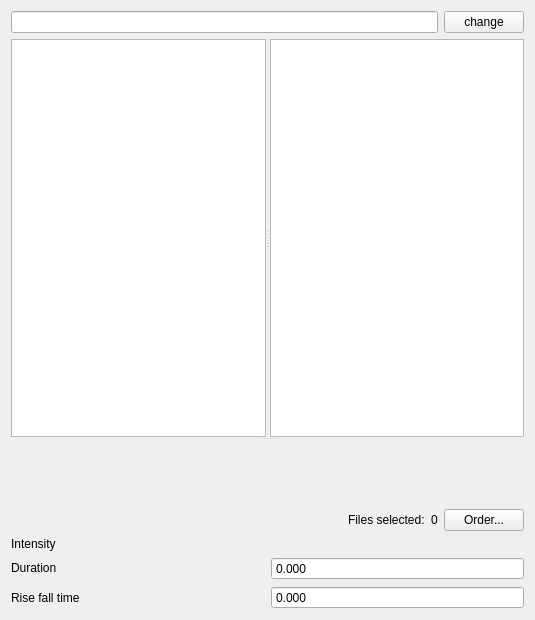
<?xml version="1.0" encoding="UTF-8"?>
<ui version="4.0">
 <class>VocalParameterWidget</class>
 <widget class="QWidget" name="VocalParameterWidget">
  <property name="geometry">
   <rect>
    <x>0</x>
    <y>0</y>
    <width>535</width>
    <height>620</height>
   </rect>
  </property>
  <property name="windowTitle">
   <string>Vocalization</string>
  </property>
  <layout class="QVBoxLayout" name="verticalLayout">
   <item>
    <layout class="QHBoxLayout" name="horizontalLayout_6">
     <item>
      <widget class="QLineEdit" name="wavrootdirLnedt"/>
     </item>
     <item>
      <widget class="QPushButton" name="wavrootdirBtn">
       <property name="text">
        <string>change</string>
       </property>
      </widget>
     </item>
    </layout>
   </item>
   <item>
    <widget class="QSplitter" name="splitter_2">
     <property name="orientation">
      <enum>Qt::Vertical</enum>
     </property>
     <widget class="QSplitter" name="splitter">
      <property name="orientation">
       <enum>Qt::Horizontal</enum>
      </property>
      <widget class="QTreeView" name="filetreeView"/>
      <widget class="QListView" name="filelistView">
       <property name="sizePolicy">
        <sizepolicy hsizetype="Expanding" vsizetype="Expanding">
         <horstretch>0</horstretch>
         <verstretch>0</verstretch>
        </sizepolicy>
       </property>
       <property name="selectionMode">
        <enum>QAbstractItemView::ExtendedSelection</enum>
       </property>
      </widget>
     </widget>
     <widget class="SpecWidget" name="specPreview" native="true">
      <property name="sizePolicy">
       <sizepolicy hsizetype="Preferred" vsizetype="Expanding">
        <horstretch>0</horstretch>
        <verstretch>0</verstretch>
       </sizepolicy>
      </property>
      <property name="minimumSize">
       <size>
        <width>0</width>
        <height>0</height>
       </size>
      </property>
     </widget>
    </widget>
   </item>
   <item>
    <layout class="QHBoxLayout" name="horizontalLayout">
     <item>
      <spacer name="horizontalSpacer">
       <property name="orientation">
        <enum>Qt::Horizontal</enum>
       </property>
       <property name="sizeHint" stdset="0">
        <size>
         <width>40</width>
         <height>20</height>
        </size>
       </property>
      </spacer>
     </item>
     <item>
      <widget class="QLabel" name="label">
       <property name="text">
        <string>Files selected:</string>
       </property>
      </widget>
     </item>
     <item>
      <widget class="QLabel" name="nfiles">
       <property name="text">
        <string>0</string>
       </property>
      </widget>
     </item>
     <item>
      <widget class="QPushButton" name="orderBtn">
       <property name="text">
        <string>Order...</string>
       </property>
      </widget>
     </item>
    </layout>
   </item>
   <item>
    <layout class="QGridLayout" name="gridLayout_5">
     <item row="3" column="1">
      <widget class="SmartSpinBox" name="risefallSpnbx">
       <property name="buttonSymbols">
        <enum>QAbstractSpinBox::NoButtons</enum>
       </property>
       <property name="decimals">
        <number>3</number>
       </property>
       <property name="maximum">
        <double>500.000000000000000</double>
       </property>
      </widget>
     </item>
     <item row="0" column="1">
      <widget class="IncrementInput" name="dbSpnbx" native="true"/>
     </item>
     <item row="1" column="0">
      <widget class="QLabel" name="label_32">
       <property name="sizePolicy">
        <sizepolicy hsizetype="Preferred" vsizetype="Fixed">
         <horstretch>0</horstretch>
         <verstretch>0</verstretch>
        </sizepolicy>
       </property>
       <property name="text">
        <string>Duration</string>
       </property>
      </widget>
     </item>
     <item row="0" column="0">
      <widget class="QLabel" name="label_42">
       <property name="text">
        <string>Intensity</string>
       </property>
      </widget>
     </item>
     <item row="3" column="0">
      <widget class="QLabel" name="label_40">
       <property name="text">
        <string>Rise fall time</string>
       </property>
      </widget>
     </item>
     <item row="1" column="1">
      <widget class="SmartSpinBox" name="durSpnbx">
       <property name="buttonSymbols">
        <enum>QAbstractSpinBox::NoButtons</enum>
       </property>
       <property name="decimals">
        <number>3</number>
       </property>
       <property name="maximum">
        <double>2000.000000000000000</double>
       </property>
      </widget>
     </item>
    </layout>
   </item>
  </layout>
 </widget>
 <customwidgets>
  <customwidget>
   <class>SmartSpinBox</class>
   <extends>QDoubleSpinBox</extends>
   <header>spikeylab.gui.stim.smart_spinbox</header>
  </customwidget>
  <customwidget>
   <class>SpecWidget</class>
   <extends>QWidget</extends>
   <header>spikeylab.gui.plotting.pyqtgraph_widgets</header>
   <container>1</container>
  </customwidget>
  <customwidget>
   <class>IncrementInput</class>
   <extends>QWidget</extends>
   <header>spikeylab.gui.stim.incrementer</header>
   <container>1</container>
  </customwidget>
 </customwidgets>
 <resources/>
 <connections>
  <connection>
   <sender>filetreeView</sender>
   <signal>doubleClicked(QModelIndex)</signal>
   <receiver>VocalParameterWidget</receiver>
   <slot>wavdirSelected()</slot>
   <hints>
    <hint type="sourcelabel">
     <x>189</x>
     <y>86</y>
    </hint>
    <hint type="destinationlabel">
     <x>0</x>
     <y>142</y>
    </hint>
   </hints>
  </connection>
  <connection>
   <sender>wavrootdirBtn</sender>
   <signal>clicked()</signal>
   <receiver>VocalParameterWidget</receiver>
   <slot>browseWavdirs()</slot>
   <hints>
    <hint type="sourcelabel">
     <x>524</x>
     <y>32</y>
    </hint>
    <hint type="destinationlabel">
     <x>526</x>
     <y>138</y>
    </hint>
   </hints>
  </connection>
  <connection>
   <sender>orderBtn</sender>
   <signal>clicked()</signal>
   <receiver>VocalParameterWidget</receiver>
   <slot>setOrder()</slot>
   <hints>
    <hint type="sourcelabel">
     <x>501</x>
     <y>593</y>
    </hint>
    <hint type="destinationlabel">
     <x>518</x>
     <y>612</y>
    </hint>
   </hints>
  </connection>
 </connections>
 <slots>
  <slot>wafileSelected()</slot>
  <slot>wavdirSelected()</slot>
  <slot>browseWavdirs()</slot>
  <slot>wavfileClicked()</slot>
  <slot>setOrder()</slot>
 </slots>
</ui>
